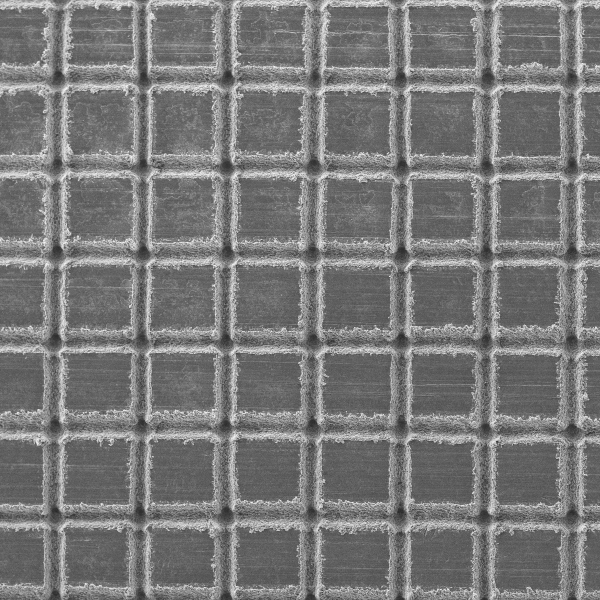
#> input picture archive/v1_droplet/droplet_app/data/D200_43.jpg, 1200 x 1200 px, given in place of D200_43.tif, which was not available (shown at 1/2 size)
$ python make_figures.py
#> lines starting #> are read from the running program, lines starting #| are printed output that depends on the picture; pictures that were not available may be replaced by others from this repository, and a replacement may not be noted
"""Poster figures, drawn at print scale: a 250 mm-wide figure is placed 1:1 on the A0 sheet, so font sizes are real pt."""
import json, glob, os
import numpy as np
import pandas as pd
import matplotlib
matplotlib.use("Agg")
import matplotlib.pyplot as plt
from matplotlib import font_manager as fm
from PIL import Image
import sys
sys.path.insert(0, "archive/v1_droplet")
from src.data import load

for f in glob.glob("/root/.fonts/Inter-*.ttf"): fm.fontManager.addfont(f)
INK, INK2, MUTED, GRID = "#14213d", "#4a5268", "#8a90a0", "#e3e6ec"
NAVY, BLUE, ORANGE, AQUA = "#2f4574", "#2a78d6", "#eb6834", "#1baf7a"
RAMP = ["#86b6ef", "#5598e7", "#2a78d6", "#1c5cab", "#0d366b"]       # ordinal blue, glycerol 0 -> 91 wt.%
plt.rcParams.update({"font.family": "Inter", "font.size": 27, "axes.edgecolor": MUTED, "axes.labelcolor": INK2,
                     "xtick.color": INK2, "ytick.color": INK2, "axes.spines.top": False, "axes.spines.right": False,
                     "axes.grid": True, "grid.color": GRID, "grid.linewidth": 1.2, "axes.axisbelow": True,
                     "svg.fonttype": "path", "axes.titleweight": "semibold", "axes.titlesize": 24,
                     "axes.titlecolor": INK, "axes.titlelocation": "left", "axes.linewidth": 1.4,
                     "xtick.major.width": 1.4, "ytick.major.width": 1.4})
W = 250 / 25.4          # 250 mm in inches
OUT = "archive/v1_droplet/poster/assets"
R = "archive/v1_droplet/results"


def save(fig, name):
    fig.savefig(f"{OUT}/{name}.svg", transparent=True, bbox_inches="tight", pad_inches=0.25); plt.close(fig)


# ---------- SEM panels ----------
SEM = "archive/v1_droplet/data/raw/06 - SEM images of the test surfaces/"
def sem_crop(name, box, size):
#> called with name = 'D200_43', box = (300, 200, 1500, 1400), size = (1200, 1200)
    im = Image.open(SEM + name + ".tif").crop(box); im = im.resize(size, Image.LANCZOS); im.save(f"{OUT}/{name}.jpg", quality=92)
#> after `im = Image.open(SEM + name + '.tif').crop(box)`:
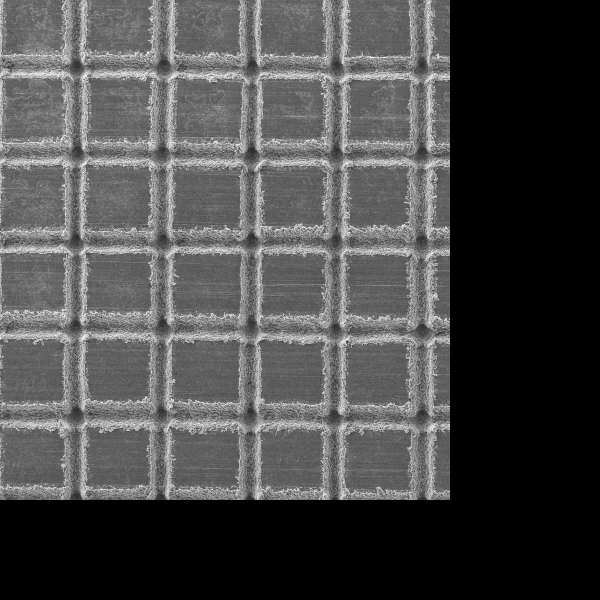
#> im: PIL image 1200x1200 L (shown at 1/2 size); min 0, max 255, mean 74.1
sem_crop("D200_43", (300, 200, 1500, 1400), (1200, 1200))
sem_crop("REF-H_43", (300, 200, 1500, 1400), (1200, 1200))
#> call 2 of sem_crop, with name = 'REF-H_43', box = (300, 200, 1500, 1400), size = (1200, 1200)
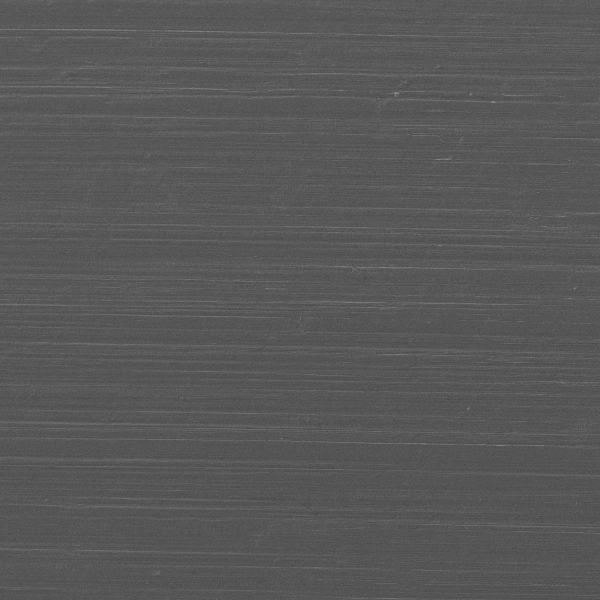
#> input picture archive/v1_droplet/droplet_app/data/REF-H_43.jpg, 1200 x 1200 px, given in place of REF-H_43.tif, which was not available (shown at 1/2 size)
#> in sem_crop (call 2), `im = Image.open(SEM + name + '.tif').crop(box)`:
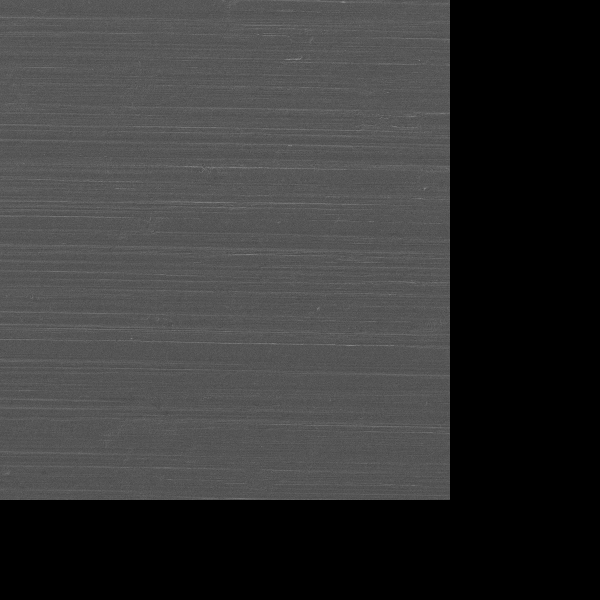
#> im: PIL image 1200x1200 L (shown at 1/2 size); min 0, max 198, mean 54.6
sem_crop("D200_350", (200, 100, 2400, 1880), (2200, 1780))
#> call 3 of sem_crop, with name = 'D200_350', box = (200, 100, 2400, 1880), size = (2200, 1780)
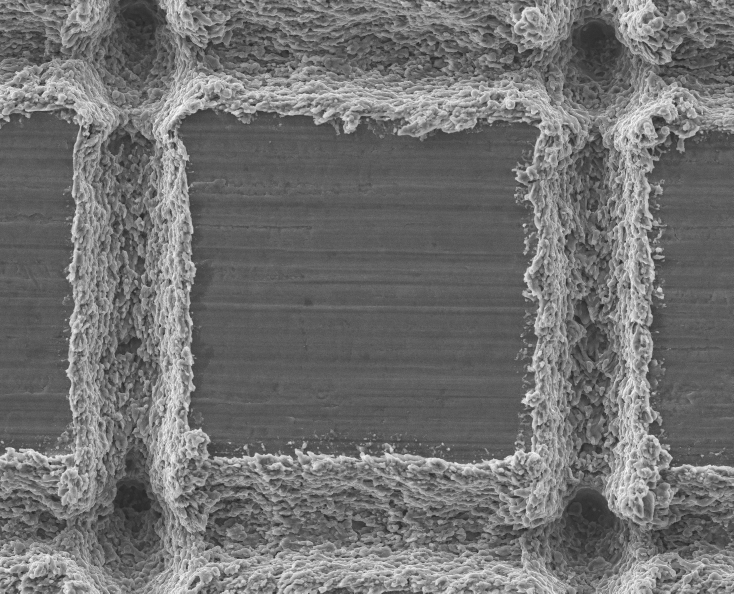
#> input picture archive/v1_droplet/droplet_app/data/D200_350.jpg, 2200 x 1780 px, given in place of D200_350.tif, which was not available (shown at 1/3 size)
#> in sem_crop (call 3), `im = Image.open(SEM + name + '.tif').crop(box)`:
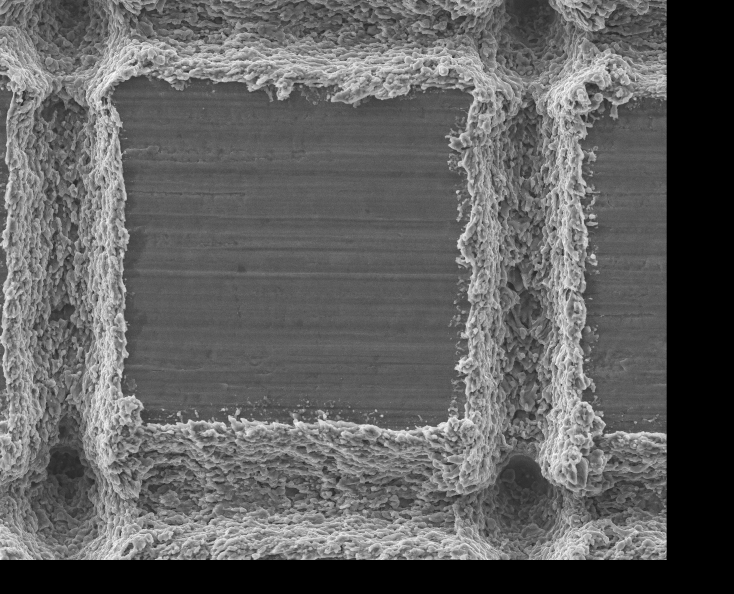
#> im: PIL image 2200x1780 L (shown at 1/3 size); min 0, max 255, mean 97.7
sem_crop("S800_43", (300, 200, 1500, 1400), (1200, 1200))
#> (the run stopped early here; a loop or call above may not have finished)
